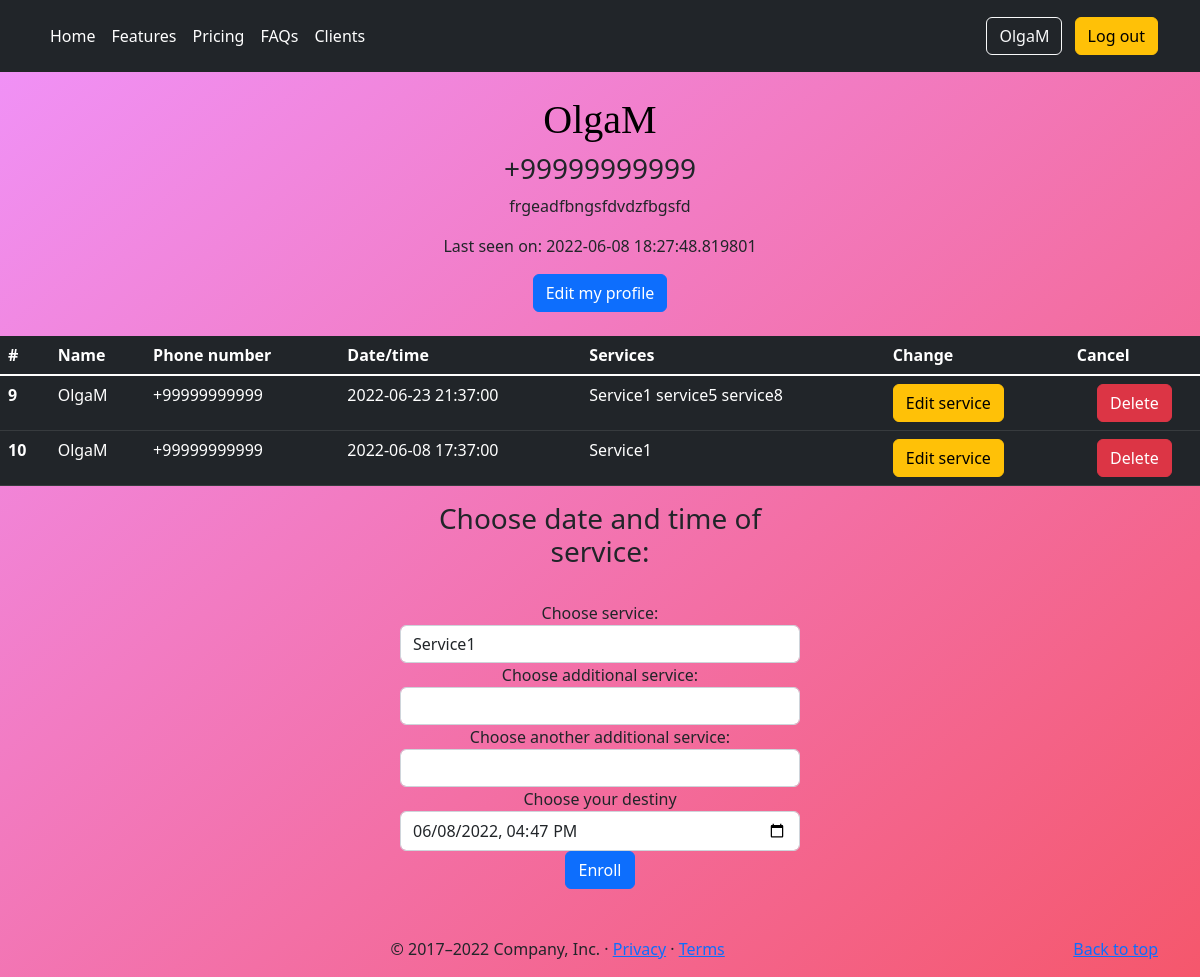
The page /user/OlgaM (signed in) on the database as committed earlier.
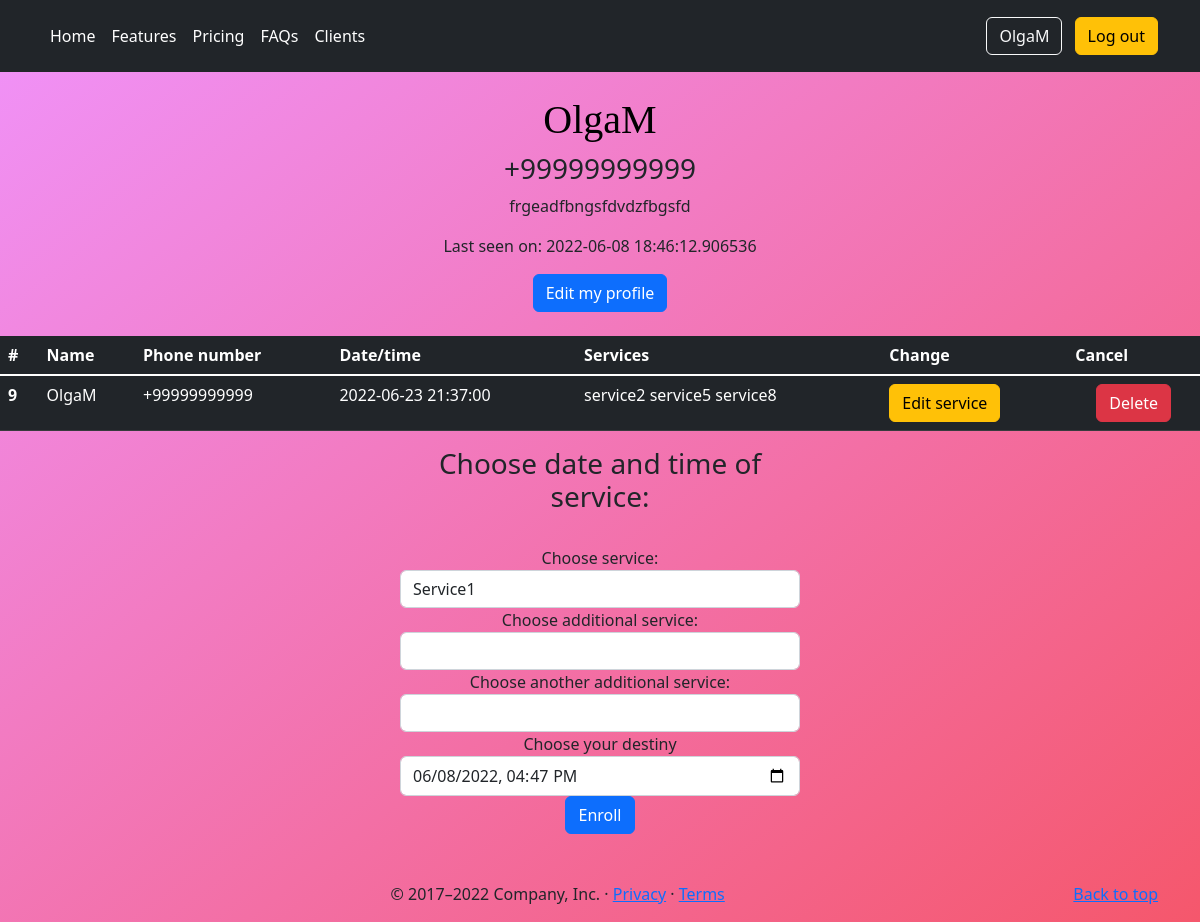
The same page on the database as committed later.
### app/models.py (models this page shows, shortened)
class User(UserMixin, db.Model):
    __tablename__ = 'user'
    id = db.Column(db.Integer, primary_key=True)
    username = db.Column(db.String(64), index=True, unique=True)
    phone_number = db.Column(db.String(120), index=True, unique=True)
    password_hash = db.Column(db.String(128))
    about_me = db.Column(db.String(140))  # TODO does this really need
    last_seen = db.Column(db.DateTime, default=datetime.now)
    services = db.relationship('Service', backref='client', lazy='dynamic')

class Service(db.Model):
    __tablename__ = 'service'
    id = db.Column(db.Integer, primary_key=True)
    service = db.Column(db.String(140))
    service_time = db.Column(db.String, index=True)  # TODO service date\time
    user_id = db.Column(db.Integer, db.ForeignKey('user.id'))

### app/routes.py (the view)
@app.route('/user/<username>', methods=['GET', 'POST'])
@login_required
def user(username):
    form = Services()
    user = User.query.filter_by(username=username).first()
    services = Service.query.filter_by(user_id=user.id)
    return render_template('user.html', user=user, title=username, form=form, services=services)

### app/forms.py
class Services(FlaskForm):
    service1 = SelectField('Choose service:', choices=['Service1', 'service2', 'service3'])
    service2 = SelectField('Choose additional service:', render_kw={'placeholder': 'Add service'},
                           choices=['', 'Service4', 'service5', 'service6'],
                           validate_choice=False)
    service3 = SelectField('Choose another additional service:', choices=['', 'Service7', 'service8', 'service9'],
                           validate_choice=False)
    service_time = DateTimeLocalField('Choose your destiny', default=datetime.today(), validators=[InputRequired()],
                                      format='%Y-%m-%dT%H:%M')
    submit = SubmitField('Enroll', render_kw={'class': 'btn btn-info'})

### app/models.py (called while the page is built)
@login.user_loader
def load_user(id):
    return User.query.get(int(id))

### app/routes.py (called while the page is built)
@app.before_request
def before_request():
    if current_user.is_authenticated:
        current_user.last_seen = datetime.today()
        db.session.commit()

### app/templates/user.html (shortened to what this page needs)
{% extends "base.html" %}
{% import "bootstrap/wtf.html" as wtf %}
{% block body %}
<head>
</head>
<body>
<main>
    <br>
    <tr>
        <td>
            {% if user == current_user %}
            <h1>{{ user.username }}</h1>
            {% endif %}
            {% if user.phone_number %}<h3>{{ user.phone_number }}</h3>{% endif %}
            {% if user.about_me %}<p>{{ user.about_me }}</p>{% endif %}
            {% if user.last_seen %}<p>Last seen on: {{ user.last_seen }}</p>{% endif %}
            <a type="button" class="btn btn-primary" href="{{ url_for('edit_profile') }}">Edit my profile</a>
        </td>
    </tr>
    <br><br>
    <table class="table table-dark">
        <thead>
        <tr>
            <th scope="col">#</th>
            <th scope="col">Name</th>
            <th scope="col">Phone number</th>
            <th scope="col">Date/time</th>
            <th scope="col">Services</th>
            <th scope="col">Change</th>
            <th scope="col">Cancel</th>
        </tr>
        </thead>
        <tbody class="table-group-divider">
        {% for service in services %}
        <tr>
            {% if user == current_user %}
            <th scope="row">{{ service.id }}</th>
            <td>{{ user.username }}</td>
            <td>{{ user.phone_number }}</td>
            <td>{{ service.service_time }}</td>
            <td>{{ service.service }}</td>
            <td><a type="button" class="btn btn-warning" href="{{ url_for('edit_service', service_id=service.id ) }}">Edit service</a>
            <td><form action="{{ url_for('delete_service', service_id=service.id) }}" method=post>
                <input type=submit class="btn btn-danger" value="Delete"></form></td>
            {% endif %}
        </tr>
        {% endfor %}
        </tbody>
    </table>
    <form action="{{ url_for('add_service') }}" method="post">
        <h3><label>Choose date and time of service:</label></h3><br>
        {{ wtf.quick_form(form) }}
    </form>
    <br><br>
</main>
</body>
{% endblock %}

### app/templates/base.html (shortened to what this page needs)
<html lang="en">
<head>
    {% block style %}
    <link href="{{ url_for('static', filename='css/carousel.css')}}" rel="stylesheet">
    {% endblock %}
</head>
<body>
{% block header %}
<header class="p-3 bg-dark text-white">
    <div class="container">
        <div class="d-flex flex-wrap align-items-center justify-content-center justify-content-lg-start">
            <ul class="nav col-12 col-lg-auto me-lg-auto mb-2 justify-content-center mb-md-0">
                <li><a href="/" class="nav-link px-2 text-white">Home</a></li>
                <li><a href="#" class="nav-link px-2 text-white">Features</a></li>
                <li><a href="/pricing" class="nav-link px-2 text-white">Pricing</a></li>
                <li><a href="#" class="nav-link px-2 text-white">FAQs</a></li>
                <li><a href="/clients" class="nav-link px-2 text-white">Clients</a></li>
            </ul>
            <div class="text-end">
                {% if current_user.is_anonymous %}
                <a class="btn btn-outline-light me-2" href="{{ url_for('login') }}" role="button">Log in</a>
                <a class="btn btn-warning" href="{{ url_for('register') }}" role="button">Register</a>
                {% else %}
                <a class="btn btn-outline-light me-2" href="{{ url_for('user', username=current_user.username) }}"
                   role="button">{{ current_user.username }}</a>
                <a class="btn btn-warning" href="{{ url_for('logout') }}" role="button">Log out</a>
                {% endif %}
            </div>
        </div>
    </div>
</header>
{% endblock %}
<main>
    {% block body %}{% endblock %}
    {% block footer %}
    <footer class="container">
        <p class="float-end"><a href="#">Back to top</a></p>
        <p>&copy; 2017–2022 Company, Inc. &middot; <a href="#">Privacy</a> &middot; <a href="#">Terms</a></p>
    </footer>
    {% endblock %}
</main>
</body>
</html>

### app/templates/user.html (style rules this page uses)
body { background: linear-gradient(to bottom right, rgba(240, 147, 251, 1), rgba(245, 87, 108, 1)) }
main { vertical-align:middle; margin: 0 auto; vertical-align:middle; max-width: auto; padding: auto; text-align: center; }
h1 { color : #000000; text-align : center; font-family: "SIMPSON"; }
form { margin: 0 auto; padding: auto; text-align: center; max-width: 400px; btn: btn-warning }

Rows that differ between the two databases and show on the page:
removed Service: id "10", {{ user.username }} "OlgaM", {{ user.phone_number }} "+99999999999", service_time "2022-06-08 17:37:00", service "Service1"
changed User "OlgaM": last_seen "2022-06-08 18:27:48.819801" → "2022-06-08 18:46:12.906536"
changed Service id 9: service "Service1 service5 service8" → "service2 service5 service8"
